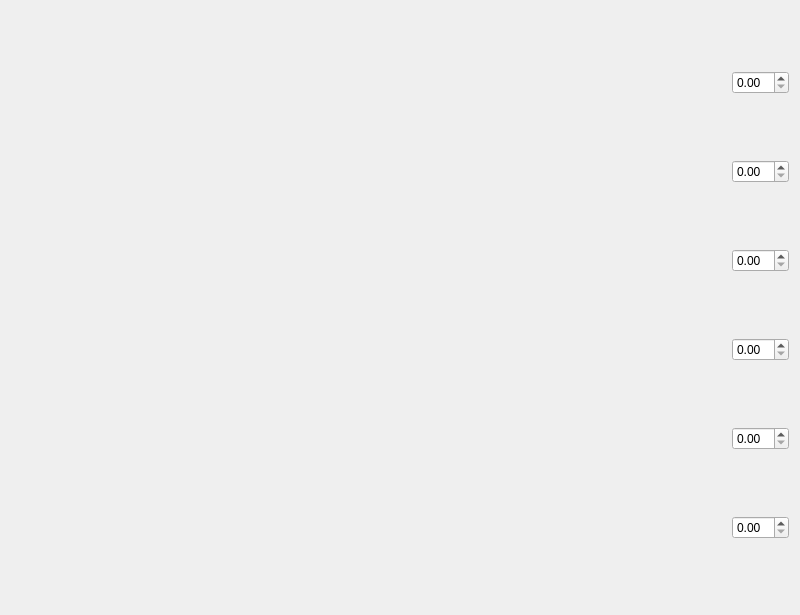
<?xml version="1.0" encoding="UTF-8"?>
<ui version="4.0">
 <class>Lab6Widget</class>
 <widget class="QWidget" name="Lab6Widget">
  <property name="geometry">
   <rect>
    <x>0</x>
    <y>0</y>
    <width>800</width>
    <height>615</height>
   </rect>
  </property>
  <property name="windowTitle">
   <string>Form</string>
  </property>
  <layout class="QGridLayout" name="gridLayout">
   <item row="0" column="0">
    <widget class="OpenGLWidgetLab6" name="openGLWidget" native="true">
     <property name="sizePolicy">
      <sizepolicy hsizetype="Expanding" vsizetype="Expanding">
       <horstretch>0</horstretch>
       <verstretch>0</verstretch>
      </sizepolicy>
     </property>
     <property name="minimumSize">
      <size>
       <width>400</width>
       <height>0</height>
      </size>
     </property>
     <property name="maximumSize">
      <size>
       <width>16777215</width>
       <height>16777215</height>
      </size>
     </property>
    </widget>
   </item>
   <item row="0" column="1">
    <layout class="QVBoxLayout" name="verticalLayout">
     <item>
      <widget class="QDoubleSpinBox" name="doubleSpinBox"/>
     </item>
     <item>
      <widget class="QDoubleSpinBox" name="doubleSpinBox_2"/>
     </item>
     <item>
      <widget class="QDoubleSpinBox" name="doubleSpinBox_3"/>
     </item>
     <item>
      <widget class="QDoubleSpinBox" name="doubleSpinBox_4"/>
     </item>
     <item>
      <widget class="QDoubleSpinBox" name="doubleSpinBox_5"/>
     </item>
     <item>
      <widget class="QDoubleSpinBox" name="doubleSpinBox_6"/>
     </item>
    </layout>
   </item>
  </layout>
 </widget>
 <customwidgets>
  <customwidget>
   <class>OpenGLWidgetLab6</class>
   <extends>QWidget</extends>
   <header>ui/openGLWidget/OpenGLWidgetLab6.h</header>
  </customwidget>
 </customwidgets>
 <resources/>
 <connections/>
</ui>
